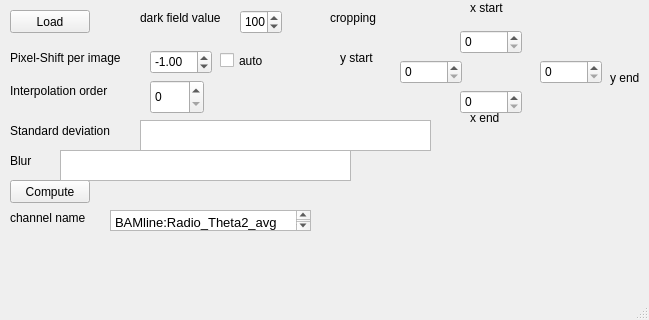
<?xml version="1.0" encoding="UTF-8"?>
<ui version="4.0">
 <class>MainWindow</class>
 <widget class="QMainWindow" name="MainWindow">
  <property name="geometry">
   <rect>
    <x>0</x>
    <y>0</y>
    <width>649</width>
    <height>320</height>
   </rect>
  </property>
  <property name="windowTitle">
   <string>MainWindow</string>
  </property>
  <widget class="QWidget" name="centralwidget">
   <widget class="QPushButton" name="pushLoad">
    <property name="geometry">
     <rect>
      <x>10</x>
      <y>10</y>
      <width>80</width>
      <height>23</height>
     </rect>
    </property>
    <property name="text">
     <string>Load</string>
    </property>
   </widget>
   <widget class="QDoubleSpinBox" name="doubleSpinBox_Shift">
    <property name="geometry">
     <rect>
      <x>150</x>
      <y>50</y>
      <width>62</width>
      <height>24</height>
     </rect>
    </property>
    <property name="minimum">
     <double>-100.000000000000000</double>
    </property>
    <property name="maximum">
     <double>100.000000000000000</double>
    </property>
    <property name="singleStep">
     <double>0.010000000000000</double>
    </property>
    <property name="value">
     <double>-1.000000000000000</double>
    </property>
   </widget>
   <widget class="QLabel" name="label">
    <property name="geometry">
     <rect>
      <x>10</x>
      <y>50</y>
      <width>141</width>
      <height>16</height>
     </rect>
    </property>
    <property name="text">
     <string>Pixel-Shift per image</string>
    </property>
   </widget>
   <widget class="QPushButton" name="pushCompute">
    <property name="geometry">
     <rect>
      <x>10</x>
      <y>180</y>
      <width>80</width>
      <height>23</height>
     </rect>
    </property>
    <property name="text">
     <string>Compute</string>
    </property>
   </widget>
   <widget class="QSpinBox" name="spinBox_DF">
    <property name="geometry">
     <rect>
      <x>240</x>
      <y>10</y>
      <width>42</width>
      <height>24</height>
     </rect>
    </property>
    <property name="maximum">
     <number>65535</number>
    </property>
    <property name="value">
     <number>100</number>
    </property>
   </widget>
   <widget class="QLabel" name="label_2">
    <property name="geometry">
     <rect>
      <x>140</x>
      <y>10</y>
      <width>91</width>
      <height>16</height>
     </rect>
    </property>
    <property name="text">
     <string>dark field value</string>
    </property>
   </widget>
   <widget class="QLabel" name="label_3">
    <property name="geometry">
     <rect>
      <x>10</x>
      <y>210</y>
      <width>101</width>
      <height>16</height>
     </rect>
    </property>
    <property name="text">
     <string>channel name</string>
    </property>
   </widget>
   <widget class="QTextBrowser" name="Qchannel_name">
    <property name="geometry">
     <rect>
      <x>110</x>
      <y>210</y>
      <width>201</width>
      <height>21</height>
     </rect>
    </property>
    <property name="html">
     <string>&lt;!DOCTYPE HTML PUBLIC &quot;-//W3C//DTD HTML 4.0//EN&quot; &quot;http://www.w3.org/TR/REC-html40/strict.dtd&quot;&gt;
&lt;html&gt;&lt;head&gt;&lt;meta name=&quot;qrichtext&quot; content=&quot;1&quot; /&gt;&lt;style type=&quot;text/css&quot;&gt;
p, li { white-space: pre-wrap; }
&lt;/style&gt;&lt;/head&gt;&lt;body style=&quot; font-family:'Noto Sans'; font-size:10pt; font-weight:400; font-style:normal;&quot;&gt;
&lt;p style=&quot; margin-top:12px; margin-bottom:12px; margin-left:0px; margin-right:0px; -qt-block-indent:0; text-indent:0px; background-color:#ffffff;&quot;&gt;&lt;span style=&quot; font-family:'JetBrains Mono','monospace'; font-size:9.8pt; color:#000000;&quot;&gt;BAMline:Radio_Theta2_avg&lt;/span&gt;&lt;/p&gt;&lt;/body&gt;&lt;/html&gt;</string>
    </property>
   </widget>
   <widget class="QCheckBox" name="checkBox_auto">
    <property name="geometry">
     <rect>
      <x>220</x>
      <y>50</y>
      <width>79</width>
      <height>21</height>
     </rect>
    </property>
    <property name="text">
     <string>auto</string>
    </property>
   </widget>
   <widget class="QLabel" name="label_4">
    <property name="geometry">
     <rect>
      <x>10</x>
      <y>80</y>
      <width>131</width>
      <height>21</height>
     </rect>
    </property>
    <property name="text">
     <string>Interpolation order</string>
    </property>
   </widget>
   <widget class="QLabel" name="label_5">
    <property name="geometry">
     <rect>
      <x>10</x>
      <y>120</y>
      <width>131</width>
      <height>21</height>
     </rect>
    </property>
    <property name="text">
     <string>Standard deviation</string>
    </property>
   </widget>
   <widget class="QTextBrowser" name="stdtext">
    <property name="geometry">
     <rect>
      <x>140</x>
      <y>120</y>
      <width>291</width>
      <height>31</height>
     </rect>
    </property>
   </widget>
   <widget class="QSpinBox" name="intSpinbox_Interpolationorder">
    <property name="geometry">
     <rect>
      <x>150</x>
      <y>80</y>
      <width>54</width>
      <height>34</height>
     </rect>
    </property>
    <property name="maximum">
     <number>5</number>
    </property>
   </widget>
   <widget class="QLabel" name="label_6">
    <property name="geometry">
     <rect>
      <x>10</x>
      <y>150</y>
      <width>131</width>
      <height>21</height>
     </rect>
    </property>
    <property name="text">
     <string>Blur</string>
    </property>
   </widget>
   <widget class="QTextBrowser" name="blurtext">
    <property name="geometry">
     <rect>
      <x>60</x>
      <y>150</y>
      <width>291</width>
      <height>31</height>
     </rect>
    </property>
   </widget>
   <widget class="QSpinBox" name="x_start">
    <property name="geometry">
     <rect>
      <x>460</x>
      <y>30</y>
      <width>62</width>
      <height>24</height>
     </rect>
    </property>
   </widget>
   <widget class="QSpinBox" name="x_end">
    <property name="geometry">
     <rect>
      <x>460</x>
      <y>90</y>
      <width>62</width>
      <height>24</height>
     </rect>
    </property>
   </widget>
   <widget class="QSpinBox" name="y_end">
    <property name="geometry">
     <rect>
      <x>540</x>
      <y>60</y>
      <width>62</width>
      <height>24</height>
     </rect>
    </property>
   </widget>
   <widget class="QSpinBox" name="y_start">
    <property name="geometry">
     <rect>
      <x>400</x>
      <y>60</y>
      <width>62</width>
      <height>24</height>
     </rect>
    </property>
   </widget>
   <widget class="QLabel" name="label_7">
    <property name="geometry">
     <rect>
      <x>330</x>
      <y>10</y>
      <width>91</width>
      <height>16</height>
     </rect>
    </property>
    <property name="text">
     <string>cropping</string>
    </property>
   </widget>
   <widget class="QLabel" name="label_8">
    <property name="geometry">
     <rect>
      <x>340</x>
      <y>50</y>
      <width>91</width>
      <height>16</height>
     </rect>
    </property>
    <property name="text">
     <string>y start</string>
    </property>
   </widget>
   <widget class="QLabel" name="label_9">
    <property name="geometry">
     <rect>
      <x>470</x>
      <y>110</y>
      <width>41</width>
      <height>16</height>
     </rect>
    </property>
    <property name="text">
     <string>x end</string>
    </property>
   </widget>
   <widget class="QLabel" name="label_10">
    <property name="geometry">
     <rect>
      <x>610</x>
      <y>70</y>
      <width>41</width>
      <height>16</height>
     </rect>
    </property>
    <property name="text">
     <string>y end</string>
    </property>
   </widget>
   <widget class="QLabel" name="label_11">
    <property name="geometry">
     <rect>
      <x>470</x>
      <y>0</y>
      <width>41</width>
      <height>16</height>
     </rect>
    </property>
    <property name="text">
     <string>x start</string>
    </property>
   </widget>
  </widget>
  <widget class="QMenuBar" name="menubar">
   <property name="geometry">
    <rect>
     <x>0</x>
     <y>0</y>
     <width>649</width>
     <height>32</height>
    </rect>
   </property>
  </widget>
  <widget class="QStatusBar" name="statusbar"/>
 </widget>
 <resources/>
 <connections/>
</ui>
